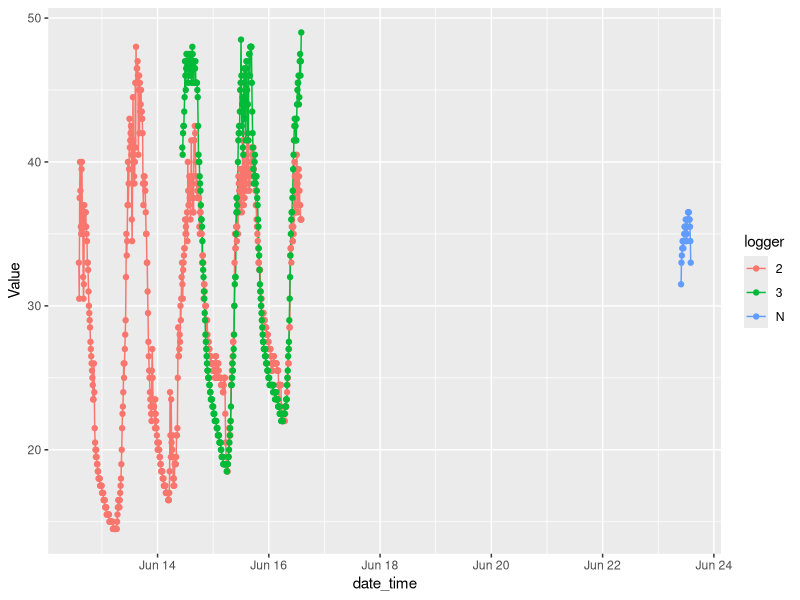
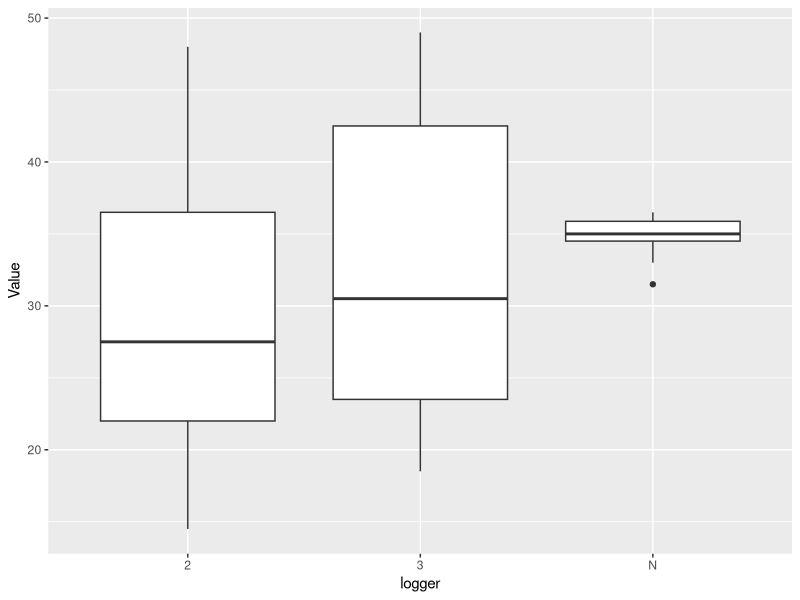
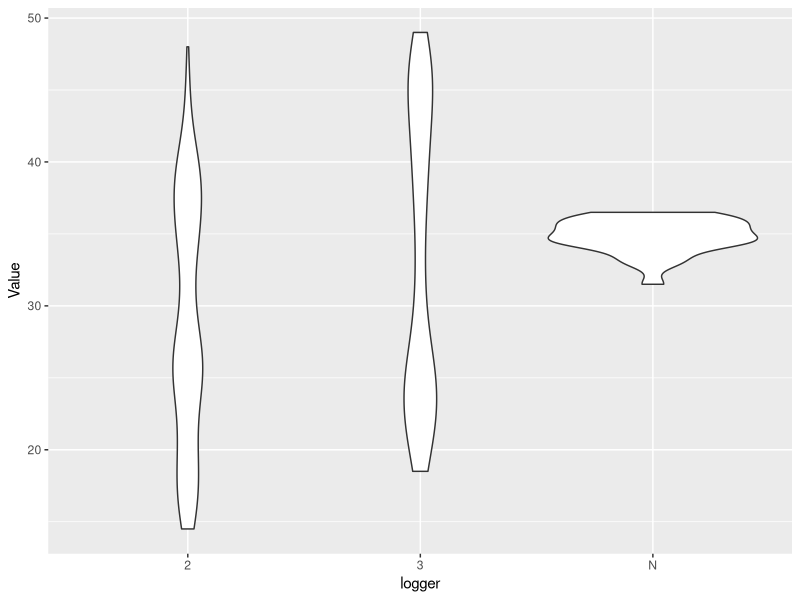
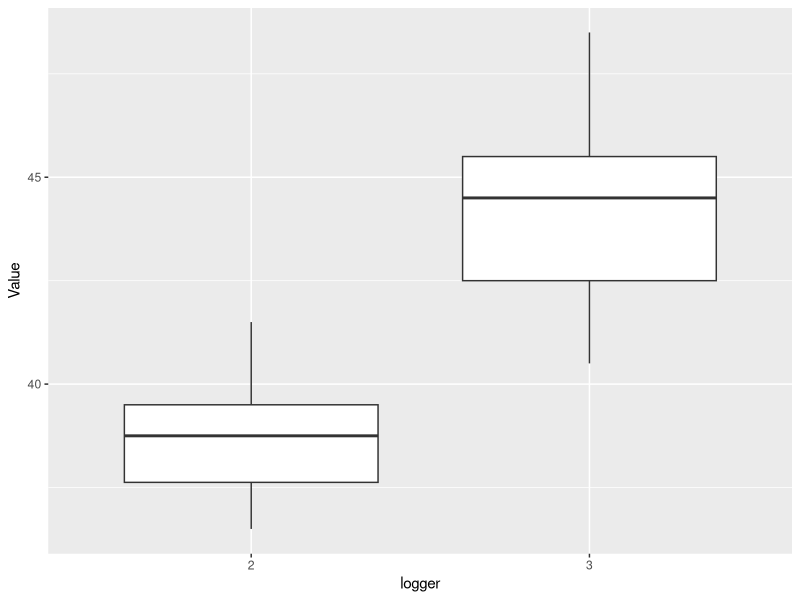

These charts were generated, in order, by the following R code:
library(tidyverse)
library(lubridate)
#import all loggers
Logger_2 <- read.csv("Logger 2.csv")
Logger_2 = Logger_2 %>% mutate(date_time=mdy_hm(Date.Time))

Logger_3 <- read.csv("Logger 3.csv")
Logger_3 = Logger_3 %>% mutate(date_time=mdy_hm(Date.Time))

Logger_F <- read.csv("Logger F.csv")
Logger_F = Logger_F %>% mutate(date_time=mdy_hm(Date.Time))

Logger_N <- read.csv("Logger N.csv")
Logger_N = Logger_N %>% mutate(date_time=mdy_hm(Date.Time))

# Cobine all loggers

#create logger catergories first
Logger_N$logger="N"
Logger_F$logger="F"
Logger_2$logger="2"
Logger_3$logger="3"
#combine loggers
Logger_All=bind_rows(Logger_N, Logger_F, Logger_2, Logger_3)
Logger_Nests=bind_rows(Logger_N,Logger_2,Logger_3)

ggplot(data=Logger_Nests,mapping=aes(x=date_time, y=Value, group=logger, color=logger))+
  geom_path()+
  geom_point()
#Thursday: Figure out how to properly graph this so that dates aren't a problem on the x-axis


## box plot for loggers
ggplot(data=Logger_Nests, aes(x=logger, y=Value)) +
  geom_boxplot()

ggplot(data=Logger_Nests, aes(x=logger, y=Value)) +
  geom_violin()

####Calculate variance and get weather station data for loggers###
mean(Logger_Nests$Value)#30.34265
var(Logger_Nests$Value)#83.33992

mean(Logger_2$Value)#28.80503
var(Logger_2$Value)#71.68544

mean(Logger_3$Value)#32.83333
var(Logger_3$Value)#99.94048

mean(Logger_N$Value)#34.86538
var(Logger_N$Value)#1.491154


#Tuesday: Plot logger Variance and means
mean(Logger_F$Value)#45.82
var(Logger_F$Value)#32.28917

### select 11am-2pm

dat2=Logger_Nests %>% filter(date_time>ymd_hms("2023-06-15 11:00:00")&date_time<ymd_hms("2023-06-15 14:00:00"))

ggplot(data=dat2, aes(x=logger, y=Value)) +
  geom_boxplot()

#dat3=bind_rows(dat2, Logger_N)
#ggplot(data=dat3, aes(x=logger, y=Value)) +
#  geom_boxplot()
